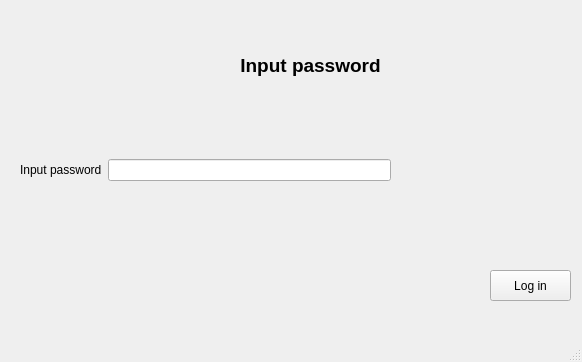
<?xml version="1.0" encoding="UTF-8"?>
<ui version="4.0">
 <class>MainWindow</class>
 <widget class="QMainWindow" name="MainWindow">
  <property name="geometry">
   <rect>
    <x>0</x>
    <y>0</y>
    <width>582</width>
    <height>362</height>
   </rect>
  </property>
  <property name="windowTitle">
   <string>MainWindow</string>
  </property>
  <widget class="QWidget" name="centralwidget">
   <widget class="QLabel" name="label">
    <property name="geometry">
     <rect>
      <x>20</x>
      <y>20</y>
      <width>581</width>
      <height>91</height>
     </rect>
    </property>
    <property name="font">
     <font>
      <pointsize>14</pointsize>
      <weight>75</weight>
      <bold>true</bold>
     </font>
    </property>
    <property name="text">
     <string>&lt;html&gt;&lt;head/&gt;&lt;body&gt;&lt;p align=&quot;center&quot;&gt;Input password&lt;/p&gt;&lt;/body&gt;&lt;/html&gt;</string>
    </property>
   </widget>
   <widget class="QWidget" name="horizontalLayoutWidget">
    <property name="geometry">
     <rect>
      <x>20</x>
      <y>130</y>
      <width>371</width>
      <height>80</height>
     </rect>
    </property>
    <layout class="QHBoxLayout" name="horizontalLayout">
     <item>
      <widget class="QLabel" name="label_2">
       <property name="text">
        <string>Input password</string>
       </property>
      </widget>
     </item>
     <item>
      <widget class="QLineEdit" name="password_inp">
       <property name="echoMode">
        <enum>QLineEdit::Password</enum>
       </property>
      </widget>
     </item>
    </layout>
   </widget>
   <widget class="QPushButton" name="log_in_btn">
    <property name="geometry">
     <rect>
      <x>490</x>
      <y>270</y>
      <width>81</width>
      <height>31</height>
     </rect>
    </property>
    <property name="text">
     <string>Log in</string>
    </property>
   </widget>
   <widget class="QLabel" name="error_label">
    <property name="geometry">
     <rect>
      <x>20</x>
      <y>230</y>
      <width>451</width>
      <height>91</height>
     </rect>
    </property>
    <property name="frameShape">
     <enum>QFrame::NoFrame</enum>
    </property>
    <property name="frameShadow">
     <enum>QFrame::Plain</enum>
    </property>
    <property name="text">
     <string/>
    </property>
   </widget>
  </widget>
  <widget class="QMenuBar" name="menubar">
   <property name="geometry">
    <rect>
     <x>0</x>
     <y>0</y>
     <width>582</width>
     <height>21</height>
    </rect>
   </property>
  </widget>
  <widget class="QStatusBar" name="statusbar"/>
 </widget>
 <resources/>
 <connections/>
</ui>
